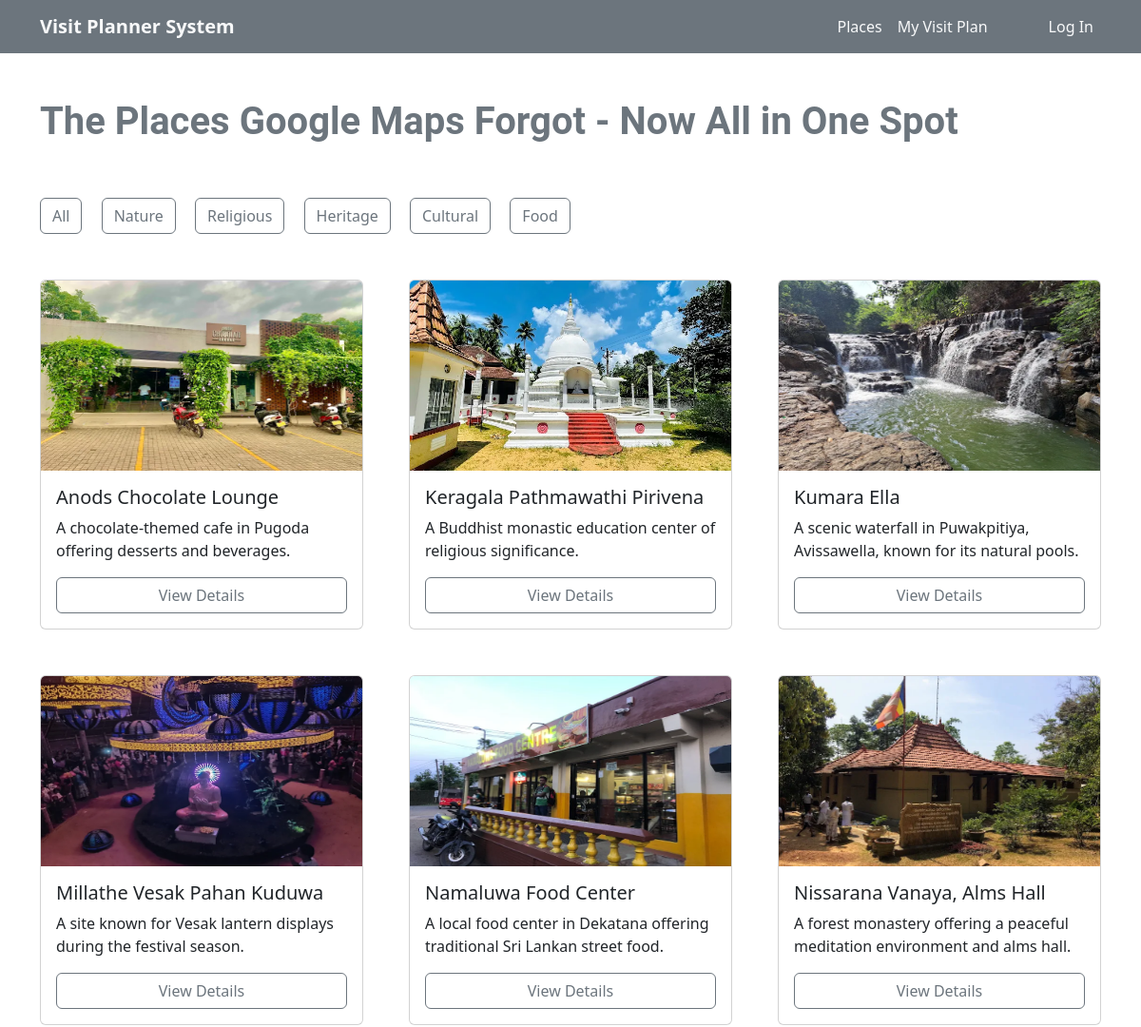
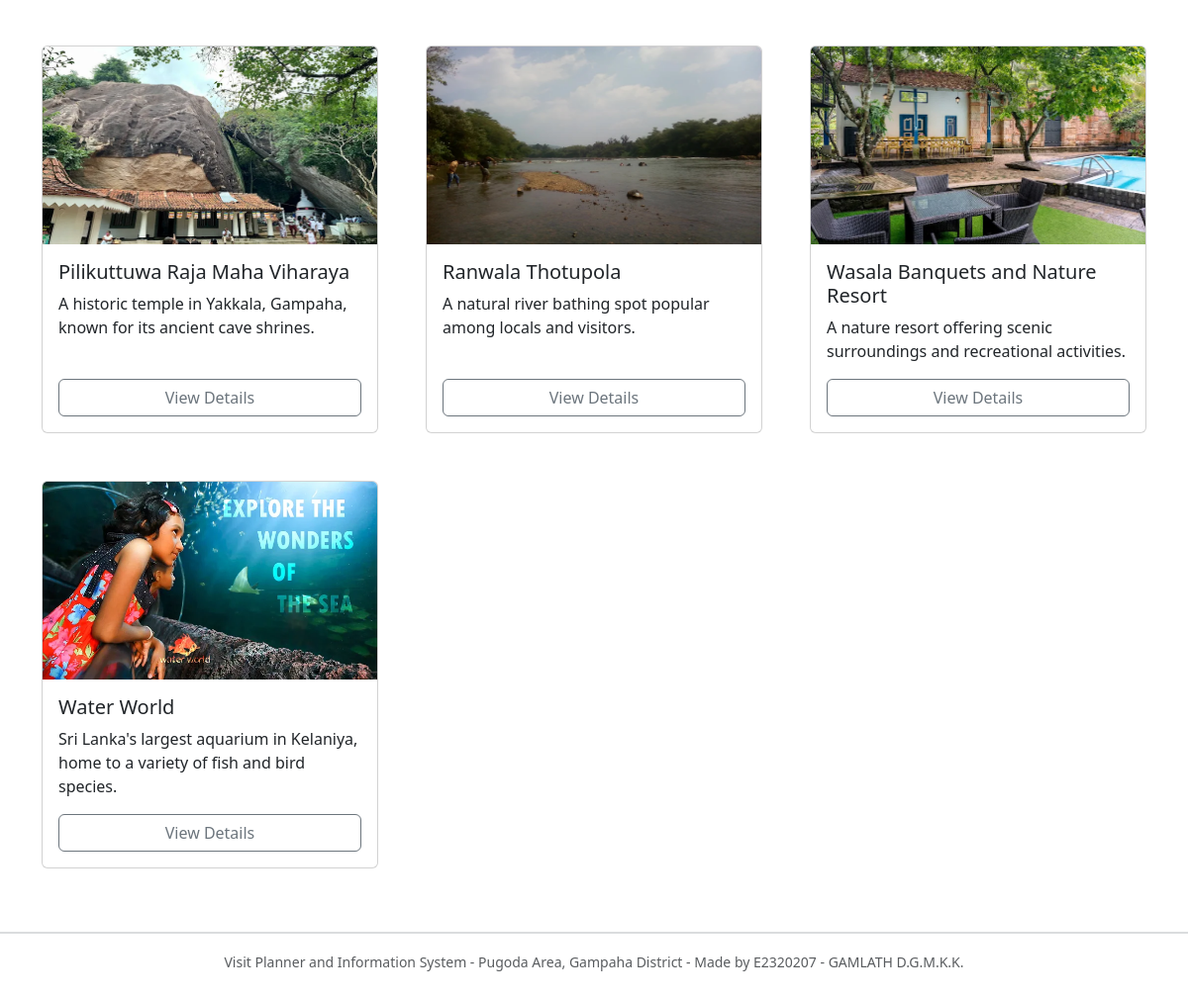
Page /index.php?category=all on the committed database (2 pictures, top to bottom).
### tables this page shows
CREATE TABLE IF NOT EXISTS category (
    category_id   INT AUTO_INCREMENT PRIMARY KEY,
    category_name VARCHAR(100) NOT NULL
);

CREATE TABLE IF NOT EXISTS place (
    place_id           INT AUTO_INCREMENT PRIMARY KEY,
    place_name         VARCHAR(255) NOT NULL,
    place_description  TEXT NOT NULL,
    opening_time       VARCHAR(255) DEFAULT 'Not Applicable',
    travel_tip         VARCHAR(255),
    distance_km        DECIMAL(5,2),
    latitude           DECIMAL(10,7),
    longitude          DECIMAL(10,7),
    image_path         VARCHAR(255),
    created_at         TIMESTAMP DEFAULT CURRENT_TIMESTAMP,
    updated_at         TIMESTAMP DEFAULT CURRENT_TIMESTAMP ON UPDATE CURRENT_TIMESTAMP,
    category_id        INT NOT NULL,
    FOREIGN KEY (category_id) REFERENCES category(category_id)
        ON DELETE RESTRICT ON UPDATE CASCADE
);

### index.php (the view, shortened to what this page needs)
<?php
include __DIR__ . '/includes/header.php';
?>
<div class="container">
    <p class="h1 fw-bold text-<?= $theme_color ?> py-5" style="font-family: 'Roboto', sans-serif"> The Places Google Maps Forgot - Now All in One Spot</p>
    <a href="?category=all" class="btn btn-outline-<?= $theme_color; ?> mb-5">All</a>
    <?php
    $result = $conn->execute_query("SELECT category_name FROM category");
    while($row = $result->fetch_assoc()):
        $category_name = htmlspecialchars($row["category_name"]);
    ?>
        <a href="?category=<?= strtolower($category_name); ?>" class="btn btn-outline-<?= $theme_color; ?> mb-5 ms-3"> <?= $category_name; ?> </a>
    <?php endwhile; ?>
    <div class="row row-cols-1 row-cols-md-3 g-5">
        <?php
        $sql = "SELECT p.place_name, p.place_id, p.place_description, p.image_path, c.category_name FROM place p INNER JOIN category c ON c.category_id = p.category_id ";
        $params = [];
        $sql .= " ORDER BY p.place_name";
        $result = $conn->execute_query($sql, $params);
        while ($row = $result->fetch_assoc()):
            $place_name = htmlspecialchars($row["place_name"]);
            $place_id = htmlspecialchars($row["place_id"]);
            $image_path = htmlspecialchars($row["image_path"]);
            $place_description = htmlspecialchars($row["place_description"]);
        ?>
                <div class="col">
                    <div class="card h-100">
                        <img src="<?= $image_path; ?>/1.webp" class="card-img-top" alt="image of the <?= $place_name; ?>" style="height: 200px;">
                        <div class="card-body d-flex flex-column">
                            <h5 class="card-title"><?=$place_name; ?> </h5>
                            <p class="card-text"><?= $place_description; ?></p>
                            <a href="place_details.php?place_id=<?= $place_id; ?>" class="btn btn-outline-<?= $theme_color; ?> mt-auto">View Details</a>
                        </div>
                    </div>
                </div>
        <?php endwhile;?>
    </div>
</div>
<?php
include __DIR__ . "/includes/footer.php";
?>

### includes/header.php (shortened to what this page needs)
<?php
$theme_color = "secondary";
?>
<!DOCTYPE html>
<html lang="en">
    <head>
        <link href="/visitplanner/css/bootstrap.min.css" rel="stylesheet">
        <link href="/visitplanner/css/leaflet.css" rel="stylesheet"/>
        <link href="/visitplanner/css/style.css" rel="stylesheet">
    </head>
    <body>
        <?php
        $logged_in_user = !empty($_SESSION['logged_in_username']);
        $hide_login = $logged_in_user ? 'hidden' : '';
        ?>
        <nav class="navbar navbar-expand-lg bg-<?= $theme_color ?>">
            <div class="container-md">
                <a href="/visitplanner/index.php?category=all" class="navbar-brand text-light fw-semibold">Visit Planner System</a>
                <div class="collapse navbar-collapse" id="navbarNav">
                    <ul class="navbar-nav ms-auto">
                        <li class="nav-item">
                            <a class="nav-link <?php echo ($page == 'places') ? 'active' : ''  ?> text-light" href="/visitplanner/index.php?category=all">Places</a>
                        </li>
                        <li class="nav-item">
                            <a class="nav-link <?php echo ($page == 'myvisitplan') ? 'active' : ''  ?> text-light" href="/visitplanner/my_visit_plan.php">My Visit Plan</a>
                        </li>
                        <div class="ms-5 d-flex">
                            <li class="nav-item">
                                <a class="nav-link <?php echo ($page == 'admin') ? 'active' : ''  ?> text-light" href="/visitplanner/login.php" <?= $hide_login; ?>>Log In</a>
                            </li>
                        </div>
                    </ul>
                </div>
            </div>
        </nav>

### includes/footer.php (shortened to what this page needs)
        <footer class='text-center text-muted py-5'>
                <hr class="border border-secondary opacity-60">
                <small> Visit Planner and Information System - Pugoda Area, Gampaha District - Made by E2320207 - GAMLATH D.G.M.K.K. </small>
        </footer>
    </body>
</html>

### rows in the picture
category: category_name "Nature"
category: category_name "Religious"
category: category_name "Heritage"
category: category_name "Cultural"
category: category_name "Food"
place: image_path (picture), place_name "Anods Chocolate Lounge", place_description "A chocolate-themed cafe in Pugoda offering desserts and beverages."
place: image_path (picture), place_name "Keragala Pathmawathi Pirivena", place_description "A Buddhist monastic education center of religious significance."
place: image_path (picture), place_name "Kumara Ella", place_description "A scenic waterfall in Puwakpitiya, Avissawella, known for its natural pools."
place: image_path (picture), place_name "Millathe Vesak Pahan Kuduwa", place_description "A site known for Vesak lantern displays during the festival season."
place: image_path (picture), place_name "Namaluwa Food Center", place_description "A local food center in Dekatana offering traditional Sri Lankan street food."
place: image_path (picture), place_name "Nissarana Vanaya, Alms Hall", place_description "A forest monastery offering a peaceful meditation environment and alms hall."
place: image_path (picture), place_name "Pilikuttuwa Raja Maha Viharaya", place_description "A historic temple in Yakkala, Gampaha, known for its ancient cave shrines."
place: image_path (picture), place_name "Ranwala Thotupola", place_description "A natural river bathing spot popular among locals and visitors."
place: image_path (picture), place_name "Wasala Banquets and Nature Resort", place_description "A nature resort offering scenic surroundings and recreational activities."
place: image_path (picture), place_name "Water World", place_description "Sri Lanka's largest aquarium in Kelaniya, home to a variety of fish and bird species."
